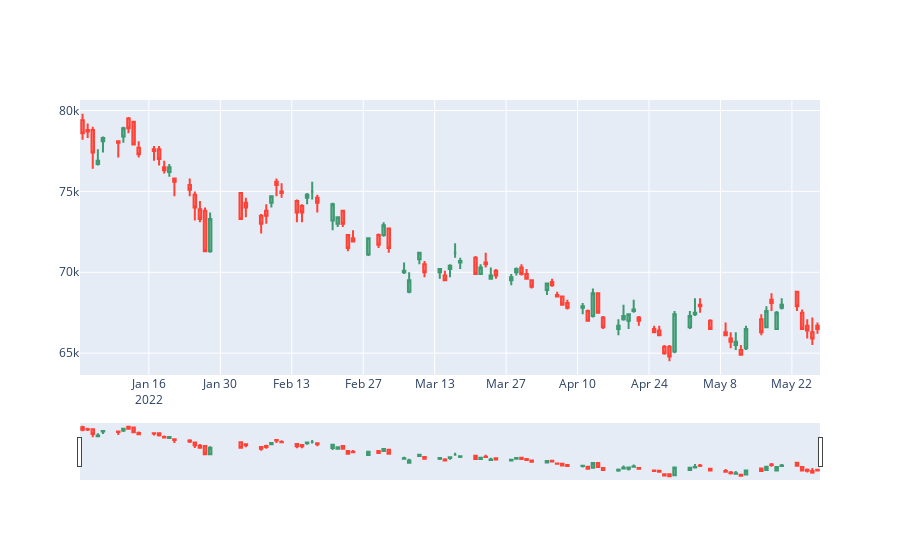

The notebook cell saved with this chart:
### Code cell
import plotly.graph_objects as go

candle = go.Candlestick(x= df.index)
candle = go.Candlestick(
    x = df.index,
    open = df.Open, 
    high = df.High, 
    low = df.Low,
    close = df.Close    
)
fig = go.Figure(data= candle)
fig.show()
